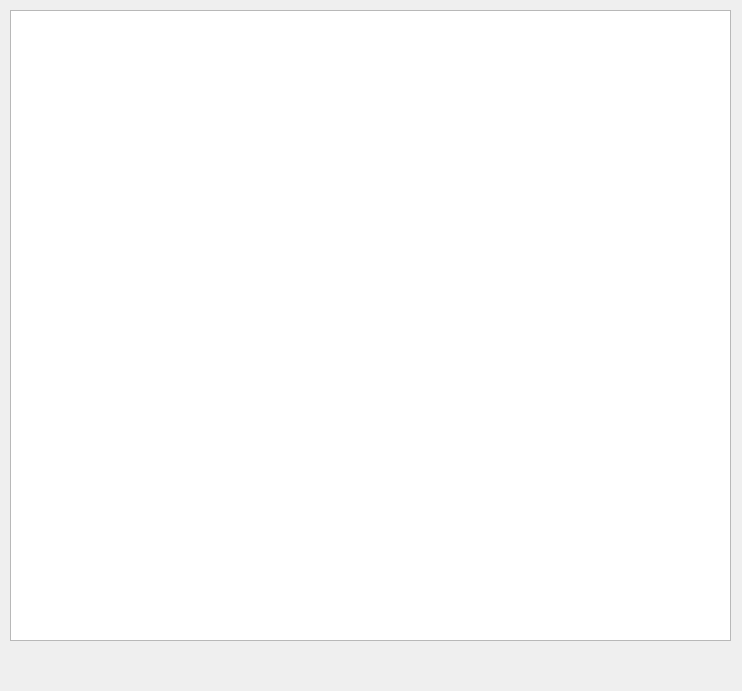
<?xml version="1.0" encoding="UTF-8"?>
<ui version="4.0">
 <class>Dialog</class>
 <widget class="QDialog" name="Dialog">
  <property name="geometry">
   <rect>
    <x>0</x>
    <y>0</y>
    <width>742</width>
    <height>691</height>
   </rect>
  </property>
  <property name="windowTitle">
   <string>Dialog</string>
  </property>
  <widget class="QTableView" name="dataset_view">
   <property name="geometry">
    <rect>
     <x>10</x>
     <y>10</y>
     <width>721</width>
     <height>631</height>
    </rect>
   </property>
  </widget>
 </widget>
 <resources/>
 <connections/>
</ui>
